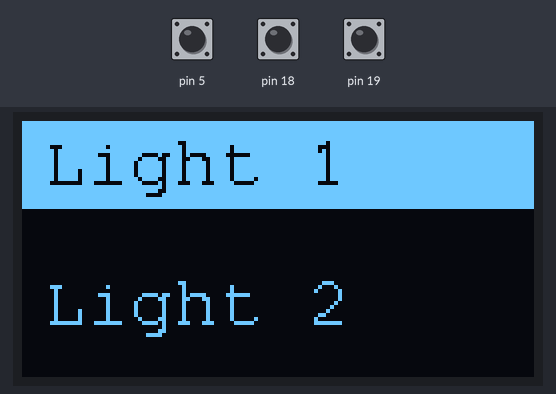
The sketch below on a simulated Arduino Uno, built with avr-gcc and run on an emulated ATmega328P. Parts: 128×64 one-colour display. The test bench sets the inputs (shaded band); at power-on: pin 19 HIGH, pin 5 HIGH, pin 18 HIGH. What the sketch prints to the serial monitor is not drawn.

Above: at 1.2 s.
1.3 s: pin 19 pulled LOW for 0.15 s
At 1.35 s:
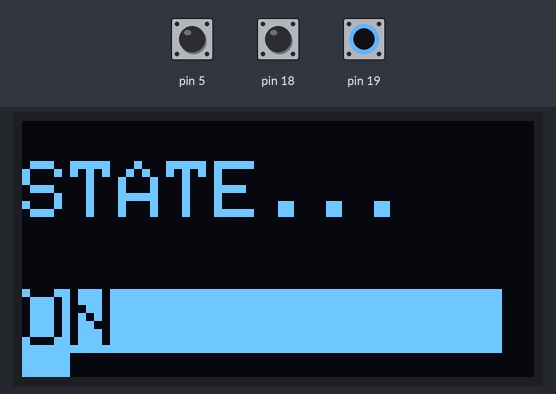
At 1.9 s:
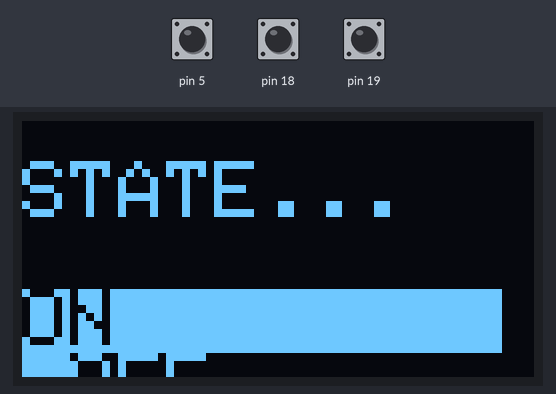
Timing chart, 0 to 2.0 s (numbered marks = the images above; inputs shaded):
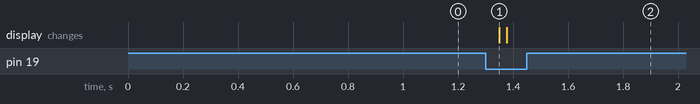

Measured:
- after the input at 1.3 s, the display: changes after 0.05 s (image 1)

The sketch:

Screen_but.ino
```cpp
#include <Adafruit_GFX.h>
#include <Adafruit_SSD1306.h>
#include <Fonts/FreeMono9pt7b.h>

#define SCREEN_WIDTH 128
#define SCREEN_HEIGHT 64
#define OLED_RESET -1

#define BUTTON_UP 5     // Button for moving up
#define BUTTON_DOWN 18  // Button for moving down
#define BUTTON_SEL 17   // Button for moving left

struct variable {
  int Pin = 0;
  int State = 0;
  int count = 0;
  int preState = 0;
  int onoff = 0;
};
variable UP;
variable DOWN;
variable SELECT;
int scroll = 1, HOMESCREEN = 1;
Adafruit_SSD1306 display(SCREEN_WIDTH, SCREEN_HEIGHT, &Wire, OLED_RESET);

void setup() {
  Serial.begin(115200);

  if (!display.begin(SSD1306_SWITCHCAPVCC, 0x3C)) {
    Serial.println(F("SSD1306 allocation failed"));
    for (;;)
      ;
  }
  UP.Pin = 5;
  DOWN.Pin = 18;
  SELECT.Pin = 19;
  pinMode(UP.Pin, INPUT_PULLUP);
  pinMode(DOWN.Pin, INPUT_PULLUP);
  pinMode(SELECT.Pin, INPUT_PULLUP);

  display.setFont(&FreeMono9pt7b);
  display.clearDisplay();
  display.fillRect(0, 0, 130, 22, WHITE);
  display.setTextColor(BLACK);
  display.setCursor(5, 15);
  display.print("Light 1         ");
  display.setTextColor(WHITE);
  display.setCursor(5, 50);
  display.print("Light 2        ");
  display.display();
}

void loop() {
  UP.State = digitalRead(UP.Pin);
  DOWN.State = digitalRead(DOWN.Pin);
  SELECT.State = digitalRead(SELECT.Pin);

  if (UP.State == LOW && UP.preState == 0) {
    UP.count++;
    UP.preState = 1;
    scroll = (UP.count % 2) + 1;
  } else if (UP.State == HIGH) {
    UP.preState = 0;
  }
  if (DOWN.State == LOW && DOWN.preState == 0) {
    DOWN.preState = 1;
    DOWN.count++;
    scroll = (DOWN.count % 2) + 1;
  } else if (DOWN.State == HIGH) {
    DOWN.preState = 0;
  }
  if (SELECT.State == LOW && SELECT.preState == 0) {
    SELECT.preState = 1;
    if (HOMESCREEN == 1) {
      if (scroll == 1) {
        LED1SELECT();
        HOMESCREEN = 0;
      } else if (scroll == 2) {
        LED1SELECT();
        HOMESCREEN = 0;
      }
    }
  } else if (SELECT.State == HIGH) {
    SELECT.preState = 0;
  }
  if (HOMESCREEN == 1) {
    if (scroll == 1) {
      LED1ACTIVE();
    } else if (scroll == 2) {
      LED2ACTIVE();
    }
  }
  Serial.println(scroll);
}

void LED1ACTIVE() {
  display.clearDisplay();
  display.fillRect(0, 0, 130, 22, WHITE);
  display.setTextColor(BLACK);
  display.setCursor(5, 15);
  display.print("Light 1        ");
  display.setTextColor(WHITE);
  display.setCursor(5, 50);
  display.print("Light 2        ");
  display.display();
}
void LED2ACTIVE() {
  display.clearDisplay();
  display.setTextColor(WHITE);
  display.setCursor(5, 15);
  display.print("Light 1        ");
  display.fillRect(0, 33, 130, 22, WHITE);
  display.setTextColor(BLACK);
  display.setCursor(5, 50);
  display.print("Light 2        ");
  display.display();
}
void LED1SELECT() {
  display.setFont();
  display.clearDisplay();
  display.setTextSize(2);
  display.setTextColor(WHITE);
  display.setCursor(0, 10);
  display.println("STATE...      ");
  display.setTextColor(BLACK, WHITE);
  // display.setCursor(0, 20);
  display.print("ON         ");
  display.display();
  display.setTextColor(WHITE);  // 'inverted' text
  // display.setCursor(0, 30);
  display.print("OFF         ");
  display.display();
  display.setTextColor(WHITE);  // 'inverted' text
  // display.setCursor(0, 40);
  display.print("BACK        ");
  display.display();
}
```
